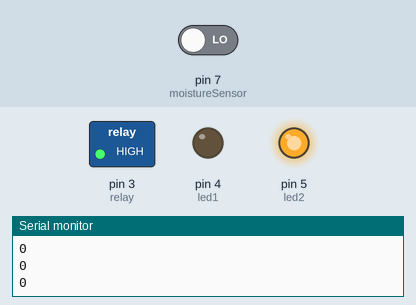
A sketch run on a simulated Arduino Uno, built with avr-gcc and run on an emulated ATmega328P. On the bench: switched loads named in the sketch (green lamp = pin HIGH), output pins drawn as LEDs (lit = HIGH), the last lines printed to the serial monitor. The test bench sets the inputs (shaded band); at power-on: pin 7 (moistureSensor) LOW.

Above: at 2.8 s.
2.9 s: pin 7 (moistureSensor) driven HIGH
At 3.5 s:
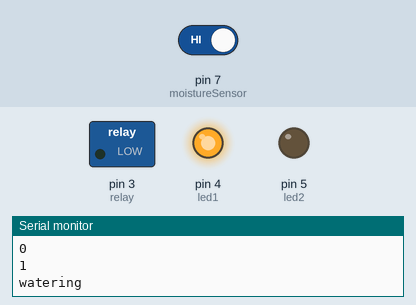
Timing chart, 0 to 5.9 s (numbered marks = the images above; inputs shaded):
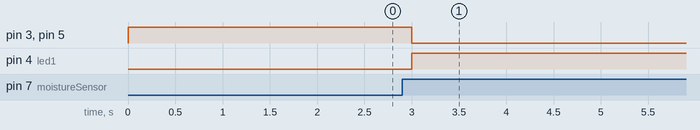

The sketch:

SOLAR_DATA.ino
```cpp
/*
Flower Soil Mosture Sensor
D2 - Soil Mosture Sensor
D3 - Relay module
D4:D5 - LEDS 1,2
LED1 - Green
LED2 - Red
Connect the Soil Moisture Sensor to Digital input pin 2 and your 2 led's to digital out 4-5
*/

int moistureSensor = 7;

int relay = 3;

int led1 = 4;

int led2 = 5;


void setup()

{

// setting the led pins to outputs

pinMode(led1, OUTPUT);

pinMode(led2, OUTPUT);


// setting the Relay pin to output

pinMode(relay, OUTPUT);

// Serial Begin so we can see the data from the moisture sensor in our serial input window.

Serial.begin(9600); }

// the loop routine runs over and over again forever:

void loop()

{

// read the input on digital pin 2:

int sensorValue = digitalRead(moistureSensor);

// print out the value you read:

Serial.println(sensorValue);

digitalWrite(relay, HIGH);

digitalWrite(led1, LOW);

digitalWrite(led2, HIGH);

if (sensorValue == 1)
{

digitalWrite(led1, HIGH);

digitalWrite(led2, LOW);

digitalWrite(relay, LOW);

Serial.println("watering");

delay(5000);

// run pump for 10 seconds

Serial.println("Finished watering");
}

delay(1000);

}

// delay 1 second between reads
```

Measured:
- after the input at 2.9 s, pin 3 (relay), pin 5 (led2): HIGH → LOW after 0.10 s; pin 4 (led1): LOW → HIGH after 0.10 s
